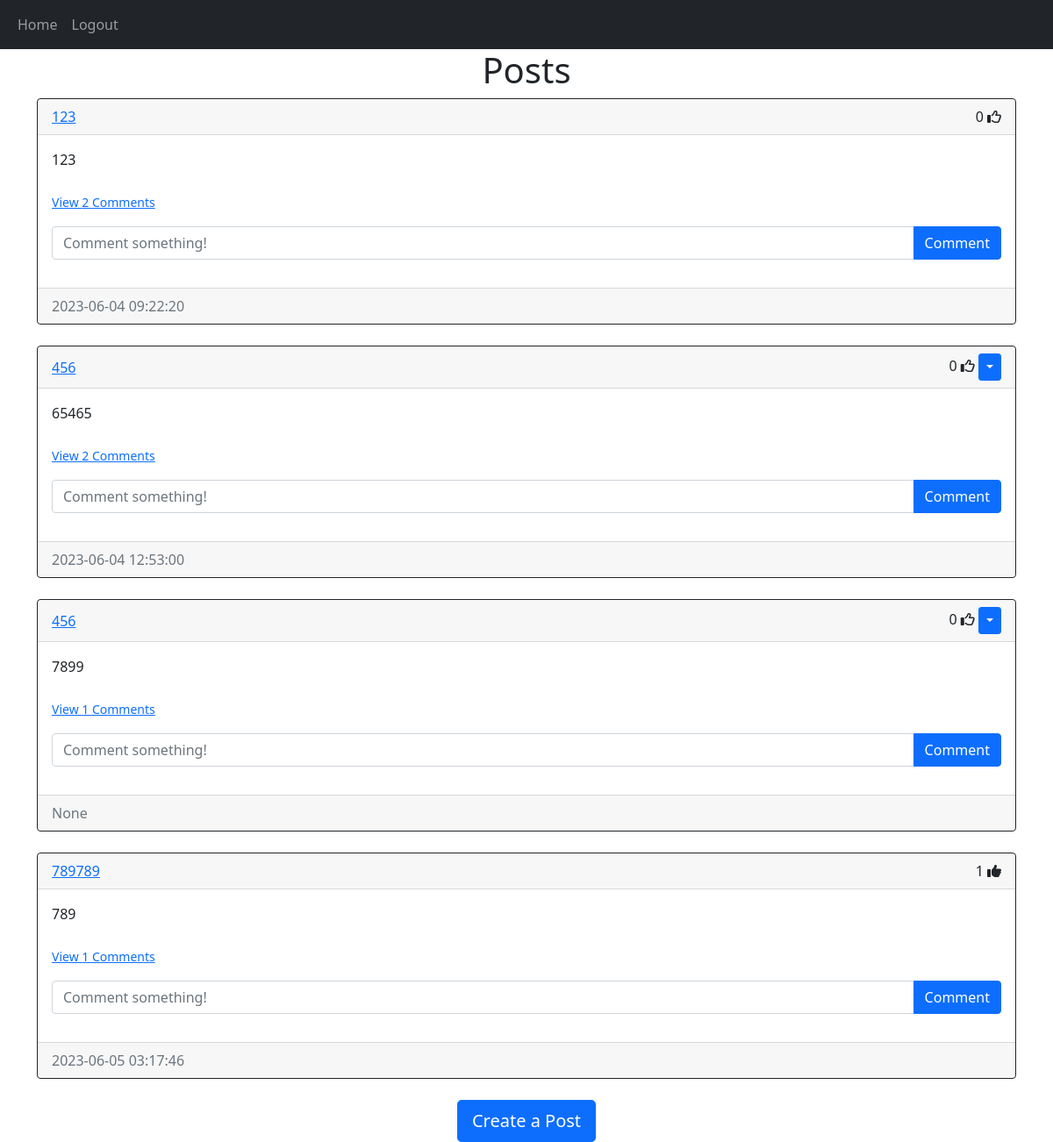
The app's page /home (signed in) with its own data.
### website/models.py (models this page shows)
class Post(db.Model):
    id = db.Column(db.Integer, primary_key=True)
    text = db.Column(db.Text, nullable=False)
    date_created = db.Column(db.DateTime(timezone=True), default=func.now())
    author = db.Column(
        db.Integer, db.ForeignKey("user.id", ondelete="CASCADE"), nullable=False
    )
    """
    author 字段定义了一个整数类型的列，表示帖子的作者。
    它使用 db.ForeignKey 来创建一个外键关联到 user.id 字段，表示 Post 模型中的每个帖子都有一个对应的用户作为作者。

    ondelete="CASCADE" 参数表示当关联的用户被删除时，与之相关的帖子也会被级联删除。
    nullable=False 表示该字段不允许为空。
    """
    comments = db.relationship("Comment", backref="post", passive_deletes=True)
    """
    comments 字段使用 db.relationship 创建一个关系（relationship），表示一个帖子可以有多个评论。
    第一个参数 "Comment" 指定了关联模型的名称，即评论模型的名称。通过这个参数，Post 模型与 Comment 模型建立了一对多的关系。

    backref="post" 参数定义了一个反向引用（backref），它在评论模型中创建了一个名为 post 的属性，
    用于表示该评论所属的帖子。通过这个反向引用，可以方便地从评论模型访问到对应的帖子。

    passive_deletes=True 参数表示当与帖子关联的评论被删除时，数据库会自动进行级联删除。
    这意味着当删除一个帖子时，与之关联的所有评论也会被自动删除，避免了潜在的外键约束错误。
    """
    likes = db.relationship("Like", backref="post", passive_deletes=True)

class User(db.Model, UserMixin):
    id = db.Column(db.Integer, primary_key=True)
    email = db.Column(db.String(150), unique=True)
    username = db.Column(db.String(150), unique=True)
    password = db.Column(db.String(150))
    date_created = db.Column(db.DateTime(timezone=True), default=func.now())
    posts = db.relationship("Post", backref="user", passive_deletes=True)
    comments = db.relationship("Comment", backref="user", passive_deletes=True)
    likes = db.relationship("Like", backref="user", passive_deletes=True)

### website/views.py (the view)
@views.route("/")
@views.route("/home")
@login_required
def home():
    posts = Post.query.all()
    return render_template("home.html", user=current_user, posts=posts)

### website/__init__.py (called while the page is built)
def create_app():
    app = Flask(__name__)
    app.config["SECRET_KEY"] = "helloworld"
    app.config["SQLALCHEMY_DATABASE_URI"] = f"sqlite:///{DB_NAME}"
    db.init_app(app)
    from .views import views
    from .auth import auth
    app.register_blueprint(views, url_prefix="/")
    app.register_blueprint(auth, url_prefix="/")
    from .models import User, Post, Comment, Like
    with app.app_context():
        create_database()
    login_manager = LoginManager()
    login_manager.login_view = "auth.login"
    login_manager.init_app(app)
    @login_manager.user_loader
    def load_user(id):
        return User.query.get(int(id))
    return app

### website/templates/home.html
{% extends "posts_div.html" %} {% block title %}Home{% endblock %}

### website/templates/posts_div.html (shortened to what this page needs)
{% extends "base.html" %} {% block title %}Home{% endblock %} {% block content
%}
<h1 style="text-align: center;">{% block header %}Posts{% endblock %}</h1>
<div id="posts">
  {% for post in posts %}
  <div class="card border-dark">
    <div class="card-header d-flex justify-content-between align-items-center">
      <a href="/posts/{{post.user.username}}">{{post.user.username}}</a>
      <div>
        <span id="likes-count-{{post.id}}">
        {{ post.likes|length }}</span>
        {% if user.id in post.likes|map(attribute="author")|list %}
        <i
          class="fas fa-thumbs-up"
          id="like-button-{{post.id}}"
          onclick="like('{{post.id}}')"
        ></i>
        {% else %}
        <i
          class="far fa-thumbs-up"
          id="like-button-{{post.id}}"
          onclick="like('{{post.id}}')"
        ></i>
        {% endif %} {% if user.id == post.author %}
        <div class="btn-group">
          <button
            type="button"
            class="btn btn-sm btn-primary dropdown-toggle"
            data-bs-toggle="dropdown"
          ></button>
        </div>
        {% endif %}
      </div>
    </div>
    <div class="card-body">
      <div class="card-text">{{post.text}}</div>
      <br />
      <p class="card-text">
        {% if post.comments|length > 0 %}
        <a data-bs-toggle="collapse" href="#comments-{{post.id}}" role="button">
          <small>View {{post.comments|length}} Comments</small>
        </a>
        {% else %}
        <small class="text-muted">No Comments</small>
        {% endif %}
      </p>
      <form
        class="input-group mb-3"
        method="POST"
        action="/create-comment/{{post.id}}"
      >
        <input
          type="text"
          id="text"
          name="text"
          class="form-control"
          placeholder="Comment something!"
        />
        <button type="submit" class="btn btn-primary">Comment</button>
      </form>
    </div>
    <div class="card-footer text-muted">{{post.date_created}}</div>
  </div>
  <br/> {% endfor %}
</div>
{% block footer %}
<div style="text-align: center;">
  <a href="/create-post"
    ><button type="button" class="btn btn-primary btn-lg">
      Create a Post
    </button></a
  >
</div>
{% endblock %} {% endblock %}

### website/templates/base.html (shortened to what this page needs)
<!DOCTYPE html>
<html lang="en">
  <head>
    <link
      href="https://cdn.jsdelivr.net/npm/bootstrap@5.0.2/dist/css/bootstrap.min.css"
      rel="stylesheet"
    />
  </head>
  <body>
    <nav class="navbar navbar-expand-lg navbar-dark bg-dark">
      <div class="container-fluid">
        <div class="collapse navbar-collapse" id="navbar">
          <div class="navbar-nav">
            <a class="nav-item nav-link" href="/home">Home</a>
            {% if user.is_authenticated %}
            <a class="nav-item nav-link" href="/logout">Logout</a>
            {% else %}
            <a class="nav-item nav-link" href="/login">Login</a>
            <a class="nav-item nav-link" href="/sign-up">Sign Up</a>
            {% endif %}
          </div>
        </div>
      </div>
    </nav>
    <div class="container">{% block content %}{% endblock %}</div>
  </body>
</html>

### records on screen
Post: user.username "123", likes|length "0", text "123", comments|length "2", date_created "2023-06-04 09:22:20"
Post: user.username "456", likes|length "0", text "65465", comments|length "2", date_created "2023-06-04 12:53:00"
Post: user.username "456", likes|length "0", text "7899", comments|length "1", date_created "None"
Post: user.username "789789", likes|length "1", text "789", comments|length "1", date_created "2023-06-05 03:17:46"
